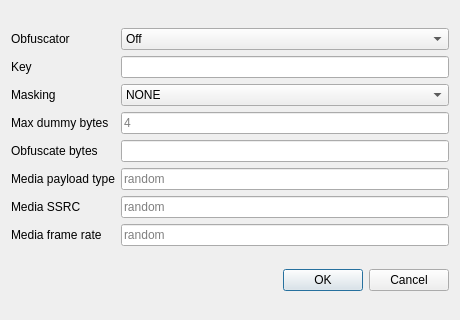
<?xml version="1.0" encoding="UTF-8"?>
<ui version="4.0">
 <class>EditWireguardObfs</class>
 <widget class="QDialog" name="EditWireguardObfs">
  <property name="geometry">
   <rect>
    <x>0</x>
    <y>0</y>
    <width>460</width>
    <height>320</height>
   </rect>
  </property>
  <property name="windowTitle">
   <string>Obfuscation</string>
  </property>
  <layout class="QVBoxLayout" name="dialog_layout">
   <item>
    <layout class="QGridLayout" name="gridLayout">
     <item row="0" column="0">
      <widget class="QLabel" name="type_l">
       <property name="text">
        <string>Obfuscator</string>
       </property>
       <property name="buddy">
        <cstring>type</cstring>
       </property>
      </widget>
     </item>
     <item row="0" column="1">
      <widget class="QComboBox" name="type">
       <property name="toolTip">
        <string>The obfuscator running in front of the WireGuard server. wg-obfuscator covers ClusterM's and Phobos servers, wgobfs covers xt_wgobfs and rs-wgobfs.</string>
       </property>
       <item>
        <property name="text">
         <string>Off</string>
        </property>
       </item>
       <item>
        <property name="text">
         <string notr="true">wg-obfuscator (ClusterM, Phobos)</string>
        </property>
       </item>
       <item>
        <property name="text">
         <string notr="true">wgobfs (xt_wgobfs)</string>
        </property>
       </item>
      </widget>
     </item>
     <item row="1" column="0">
      <widget class="QLabel" name="key_l">
       <property name="text">
        <string>Key</string>
       </property>
       <property name="buddy">
        <cstring>key</cstring>
       </property>
      </widget>
     </item>
     <item row="1" column="1">
      <widget class="QLineEdit" name="key">
       <property name="toolTip">
        <string>The shared obfuscation key, the same as on the server.</string>
       </property>
      </widget>
     </item>
     <item row="2" column="0">
      <widget class="QLabel" name="masking_l">
       <property name="text">
        <string>Masking</string>
       </property>
       <property name="buddy">
        <cstring>masking</cstring>
       </property>
      </widget>
     </item>
     <item row="2" column="1">
      <widget class="QComboBox" name="masking">
       <property name="toolTip">
        <string>STUN makes the traffic look like a call, MEDIA like an RTP video stream of a video call. MEDIA must also be set on the server.</string>
       </property>
       <item>
        <property name="text">
         <string notr="true">NONE</string>
        </property>
       </item>
       <item>
        <property name="text">
         <string notr="true">STUN</string>
        </property>
       </item>
       <item>
        <property name="text">
         <string notr="true">MEDIA</string>
        </property>
       </item>
      </widget>
     </item>
     <item row="3" column="0">
      <widget class="QLabel" name="max_dummy_l">
       <property name="text">
        <string>Max dummy bytes</string>
       </property>
       <property name="buddy">
        <cstring>max_dummy</cstring>
       </property>
      </widget>
     </item>
     <item row="3" column="1">
      <widget class="QLineEdit" name="max_dummy">
       <property name="placeholderText">
        <string notr="true">4</string>
       </property>
      </widget>
     </item>
     <item row="4" column="0">
      <widget class="QLabel" name="obfuscate_bytes_l">
       <property name="text">
        <string>Obfuscate bytes</string>
       </property>
       <property name="buddy">
        <cstring>obfuscate_bytes</cstring>
       </property>
      </widget>
     </item>
     <item row="4" column="1">
      <widget class="QLineEdit" name="obfuscate_bytes">
       <property name="toolTip">
        <string>Obfuscate only the first bytes of each packet, as the server's obfuscate-bytes. Empty obfuscates whole packets, or 16 bytes with MEDIA.</string>
       </property>
      </widget>
     </item>
     <item row="5" column="0">
      <widget class="QLabel" name="media_pt_l">
       <property name="text">
        <string>Media payload type</string>
       </property>
       <property name="buddy">
        <cstring>media_pt</cstring>
       </property>
      </widget>
     </item>
     <item row="5" column="1">
      <widget class="QLineEdit" name="media_pt">
       <property name="placeholderText">
        <string>random</string>
       </property>
      </widget>
     </item>
     <item row="6" column="0">
      <widget class="QLabel" name="media_ssrc_l">
       <property name="text">
        <string>Media SSRC</string>
       </property>
       <property name="buddy">
        <cstring>media_ssrc</cstring>
       </property>
      </widget>
     </item>
     <item row="6" column="1">
      <widget class="QLineEdit" name="media_ssrc">
       <property name="placeholderText">
        <string>random</string>
       </property>
      </widget>
     </item>
     <item row="7" column="0">
      <widget class="QLabel" name="media_clock_l">
       <property name="text">
        <string>Media frame rate</string>
       </property>
       <property name="buddy">
        <cstring>media_clock</cstring>
       </property>
      </widget>
     </item>
     <item row="7" column="1">
      <widget class="QLineEdit" name="media_clock">
       <property name="placeholderText">
        <string>random</string>
       </property>
      </widget>
     </item>
    </layout>
   </item>
   <item>
    <widget class="QDialogButtonBox" name="buttonBox">
     <property name="orientation">
      <enum>Qt::Horizontal</enum>
     </property>
     <property name="standardButtons">
      <set>QDialogButtonBox::Cancel|QDialogButtonBox::Ok</set>
     </property>
    </widget>
   </item>
  </layout>
 </widget>
 <tabstops>
  <tabstop>type</tabstop>
  <tabstop>key</tabstop>
  <tabstop>masking</tabstop>
  <tabstop>max_dummy</tabstop>
  <tabstop>obfuscate_bytes</tabstop>
  <tabstop>media_pt</tabstop>
  <tabstop>media_ssrc</tabstop>
  <tabstop>media_clock</tabstop>
 </tabstops>
 <resources/>
 <connections/>
</ui>
